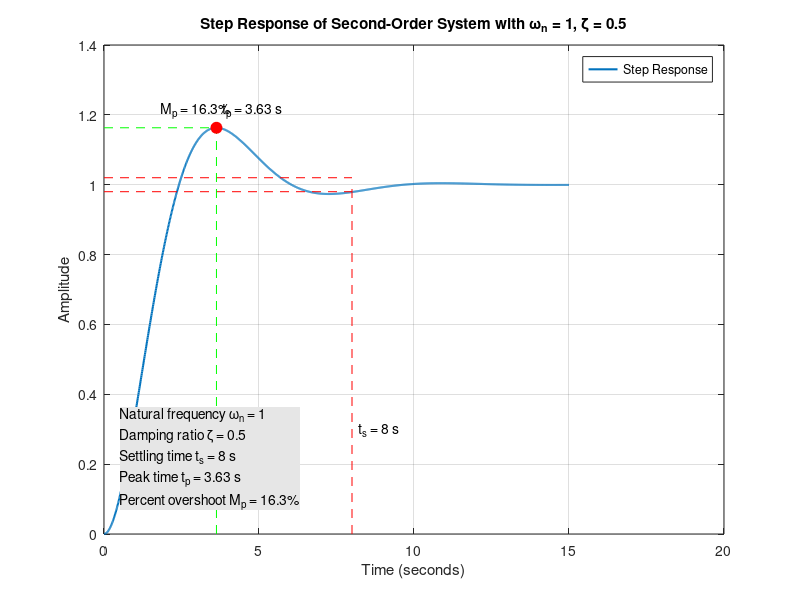

Reproduce this figure in MATLAB.
% Second-order system step response with ωn = 1, ζ = 0.5
clear all; close all;

% System parameters
wn = 1;   % Natural frequency
zeta = 0.5;  % Damping ratio

% Create transfer function
num = wn^2;
den = [1 2*zeta*wn wn^2];  % s^2 + 2*zeta*wn*s + wn^2
sys = tf(num, den);

% Calculate important metrics
% Settling time (2% criterion)
ts = 4/(zeta*wn);  % For 2% criterion, ts = 4/(zeta*wn)

% Peak time
wd = wn*sqrt(1-zeta^2);  % Damped natural frequency
tp = pi/wd;

% Peak overshoot (percentage)
Mp_percentage = 100*exp(-pi*zeta/sqrt(1-zeta^2));
Mp_actual = 1 + Mp_percentage/100;  % The actual peak value

% Step response simulation
t = 0:0.01:15;  % Time vector
[y, t] = step(sys, t);

% Plot
figure;
plot(t, y, 'LineWidth', 1.5);
hold on;
grid on;

% Mark settling time (2% band)
plot([0 ts], [1.02 1.02], 'r--');
plot([0 ts], [0.98 0.98], 'r--');
plot([ts ts], [0 1], 'r--');
text(ts+0.2, 0.3, ['t_s = ' num2str(ts, 3) ' s'], 'FontSize', 10);

% Mark peak time and overshoot
plot([tp tp], [0 Mp_actual], 'g--');
plot([0 tp], [Mp_actual Mp_actual], 'g--');
text(tp+0.2, Mp_actual+0.05, ['t_p = ' num2str(tp, 3) ' s'], 'FontSize', 10);
text(tp/2, Mp_actual+0.05, ['M_p = ' num2str(Mp_percentage, 3) '%'], 'FontSize', 10);

% Add circle at the peak
plot(tp, Mp_actual, 'ro', 'MarkerSize', 8, 'MarkerFaceColor', 'r');

% Add labels
xlabel('Time (seconds)');
ylabel('Amplitude');
title('Step Response of Second-Order System with \omega_n = 1, \zeta = 0.5');
legend('Step Response', 'Location', 'best');

% Add annotations for key metrics in text box
annotation('textbox', [0.15, 0.15, 0.3, 0.15], 'String', ...
    {['Natural frequency \omega_n = ' num2str(wn)], ...
     ['Damping ratio \zeta = ' num2str(zeta)], ...
     ['Settling time t_s = ' num2str(ts, 3) ' s'], ...
     ['Peak time t_p = ' num2str(tp, 3) ' s'], ...
     ['Percent overshoot M_p = ' num2str(Mp_percentage, 3) '%']}, ...
     'EdgeColor', 'none', 'BackgroundColor', [0.9 0.9 0.9]);